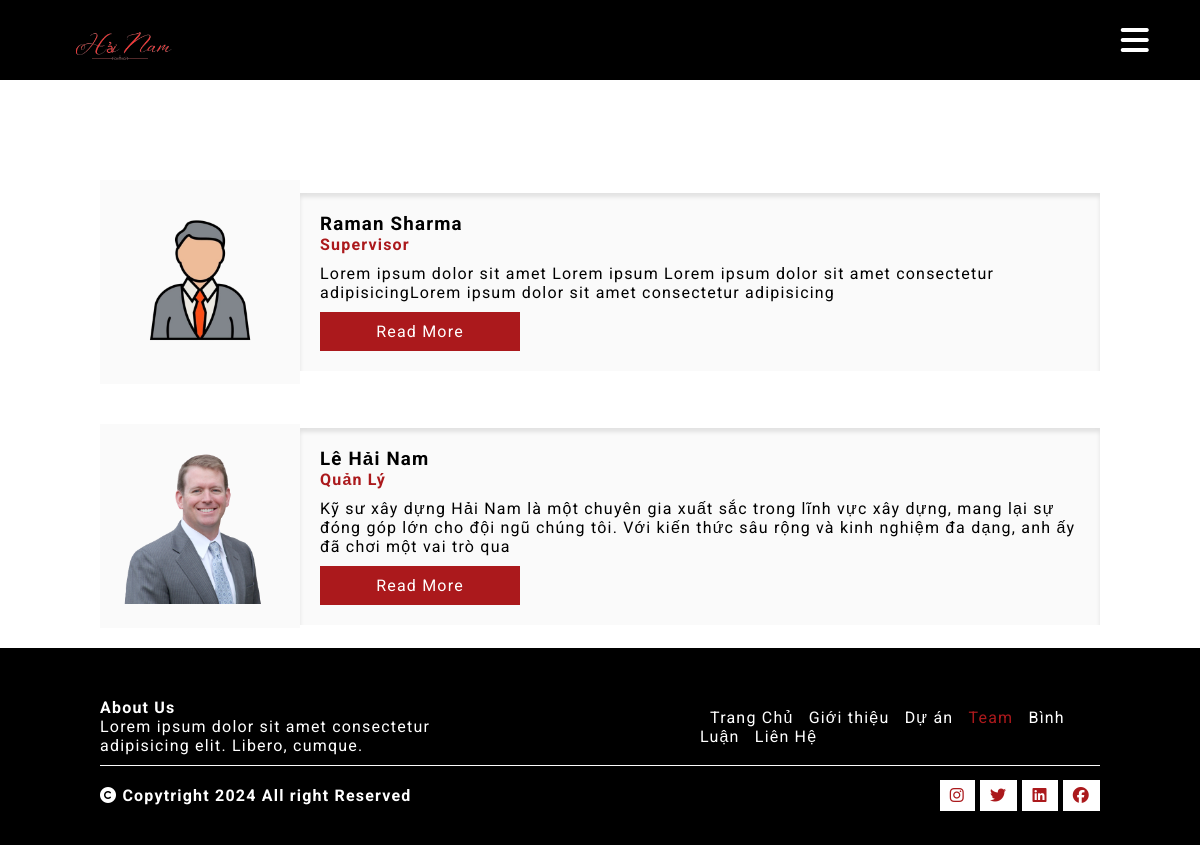
The app's page /Construction_Website/team.php with its own data.
### tables this page shows
CREATE TABLE `team` (
  `id` int(11) NOT NULL,
  `name` varchar(255) NOT NULL,
  `designation` varchar(255) NOT NULL,
  `image` varchar(255) NOT NULL,
  `less_details` varchar(200) NOT NULL,
  `details` varchar(500) NOT NULL
);

CREATE TABLE `navigation` (
  `id` int(11) NOT NULL,
  `page_name` varchar(255) NOT NULL,
  `link` varchar(255) NOT NULL,
  `status` varchar(255) NOT NULL
);

CREATE TABLE `social_media` (
  `id` int(11) NOT NULL,
  `name` varchar(255) NOT NULL,
  `link` varchar(255) NOT NULL,
  `status` varchar(255) NOT NULL
);

### Construction_Website/partials/navbar.php (called while the page is built, shortened)
<?php
if(isset($_SERVER['HTTPS']) && $_SERVER['HTTPS']=='on')
    $link = "https";
else
    $link = "http";
$link .="://";
$link.= $_SERVER['HTTP_HOST'];
$link .= $_SERVER["REQUEST_URI"];
?>
    <?php include('responsivenav.php') ?>

### Construction_Website/team.php (the view, shortened to what this page needs)
<?php include('partials/conn.php');?>
<!DOCTYPE html>
<html lang="en">
<head>
    <?php include('partials/head.php');?>
</head>
<body>
    <?php include('partials/navbar.php');?>
    <div class="team">
    <?php
        $res=mysqli_query($conn,"SELECT * FROM `team`");
        while($data=mysqli_fetch_assoc($res)){
            ?>
                <div class="individualTeam">
                    <div class="teamImg">
                        <img src="<?php echo $data['image'];?>" alt="Not Found" srcset>
                    </div>
                    <div class="teamContent">
                        <h3><?php echo $data['name'];?></h3>
                        <b><?php echo $data['designation']; ?></b>
                        <p><?php echo $data['less_details']; ?></p>
                        <a href="readmore.php?id=<?php echo $data['id'];?>" class="btn">Read More</a>
                    </div>
                </div>
            <?php
        }
    ?>
    </div>
    <?php include('partials/footer.php');?>
</body>
</html>

### Construction_Website/partials/footer.php
<?php
    $res=mysqli_query($conn,"SELECT * FROM `navigation` WHERE STATUS ='Published'");
?>
<footer>
        <div class="innerFooter">
            <div>
                <b>About Us</b>
                <p>Lorem ipsum dolor sit amet consectetur adipisicing elit. Libero, cumque.</p>
            </div>
            <div class="footerNav">
                <?php
                    while($data=mysqli_fetch_assoc($res)){
                    ?>
                        <a href="<?php echo $data['link'];?>" class="<?php echo $data['link'];?>" id="<?php echo basename($link)==$data['link']?'activeNav':'';?>"><?php echo $data['page_name']?></a>
                    <?php
                    }
                ?>
            </div>
        </div>
        <div class="copytrighFooter">
            <b><i class="fa fa-copyright" aria-hidden="true"></i> <span> Copytright</span>
                <?php echo date('Y');?> All right Reserved
            </b>
            <ul>
                <?php
                    $res2=mysqli_query($conn,"Select * from social_media where status = 'Published'");
                    while($social=mysqli_fetch_assoc($res2)){
                        if($social['name']=='Facebook'){
                            ?>
                            <a href="<?php echo $social['link'];?>"><i class="fa-brands fa-facebook" aria-hidden="true"></i></a>
                            <?php
                        }
                        elseif($social['name']=='Instagram'){
                            ?>
                            <a href="<?php echo $social['link'];?>"><i class="fa-brands fa-instagram" aria-hidden="true"></i></a>
                            <?php
                        }
                        elseif($social['name']=='Twitter'){
                            ?>
                            <a href="<?php echo $social['link'];?>"><i class="fa-brands fa-twitter" aria-hidden="true"></i></a>
                            <?php
                        }
                        elseif($social['name']=='Linkedin'){
                            ?>
                            <a href="<?php echo $social['link'];?>"><i class="fa-brands fa-linkedin" aria-hidden="true"></i></a>
                            <?php
                        }
                    }
                ?>
            </ul>
        </div>
    </footer>

### Construction_Website/style.css (style rules this page uses)
* { padding: 0; margin: 0; box-sizing: border-box; }
body { font-family: "Roboto" , sans-serif; letter-spacing: 1.2px; }
a { text-decoration: none; }
html { scroll-behavior: smooth; }
:root { --differColor:#ab191c; --trans: all 0.3s linear; }
.btn { padding: 10px 20px; background-color: var(--differColor); transition: var(--trans); }
.navigation a:hover, #activeNav { color: var(--differColor); }
footer { background-color:#000; padding: 20px 100px; padding-top: 100px; color: #fff; }
.innerFooter { display: flex; justify-content: space-between; align-items:center ; }
.innerFooter a { color: #fff; margin-left: 10px; }
.innerFooter div { width: 40%; align-items:center; }
.copytrighFooter { display: flex; justify-content: space-between; margin-top: 10px; border-top: 1px solid #fafafa; padding: 20px 0px; }
.copytrighFooter ul a { padding: 6px 10px; background-color: #fff; color: var(--differColor); }
.team { display: flex; flex-direction: column; margin: 0px 100px; margin-top: 120px; }
.individualTeam { display: flex; align-items: center; margin: 20px 0px; }
.teamImg { background-color: #fafafa; width: 20%; text-align: center; padding: 20px; }
.teamContent { display: flex; flex-direction: column; width: 80%; background-color: #fafafa; padding: 50px; box-shadow: inset 0px 4px 4px 0px rgba(0, 0, 0, 0.1); }
.teamContent .btn { margin-top: 10px; width: 200px; color: #fff; text-align: center; }
.teamContent b { margin-bottom: 10px; color: var(--differColor); }
.teamImg img { width: 100%; }

### Construction_Website/responsive.css (style rules this page uses)
@media screen and (min-device-width:768px) and (max-device-width:1024px) { .projectNav, .team, #headingContact { margin-top: 160px; } }
@media screen and (min-device-width:768px) and (max-device-width:1024px) { .teamContent { padding: 20px; } }

### Construction_Website/team.php (style rules this page uses)
body { display: flex; flex-direction: column; min-height: 100vh; }
footer { margin-top:auto; padding-top: 50px; }

### records on screen
team: image (picture), name "Raman Sharma", designation "Supervisor", less_details "Lorem ipsum dolor sit amet Lorem ipsum Lorem ipsum dolor sit amet consectetur adipisicingLorem ipsum dolor sit amet consectetur adipisicing"
team: image (picture), name "Lê Hải Nam", designation "Quản Lý", less_details "Kỹ sư xây dựng Hải Nam là một chuyên gia xuất sắc trong lĩnh vực xây dựng, mang lại sự đóng góp lớn cho đội ngũ chúng tôi. Với kiến thức sâu rộng và kinh nghiệm đa dạng, anh ấy đã chơi một vai trò qua"
navigation: page_name "Trang Chủ"
navigation: page_name "Giới thiệu"
navigation: page_name "Dự án"
navigation: page_name "Team"
navigation: page_name "Bình Luận"
navigation: page_name "Liên Hệ"
